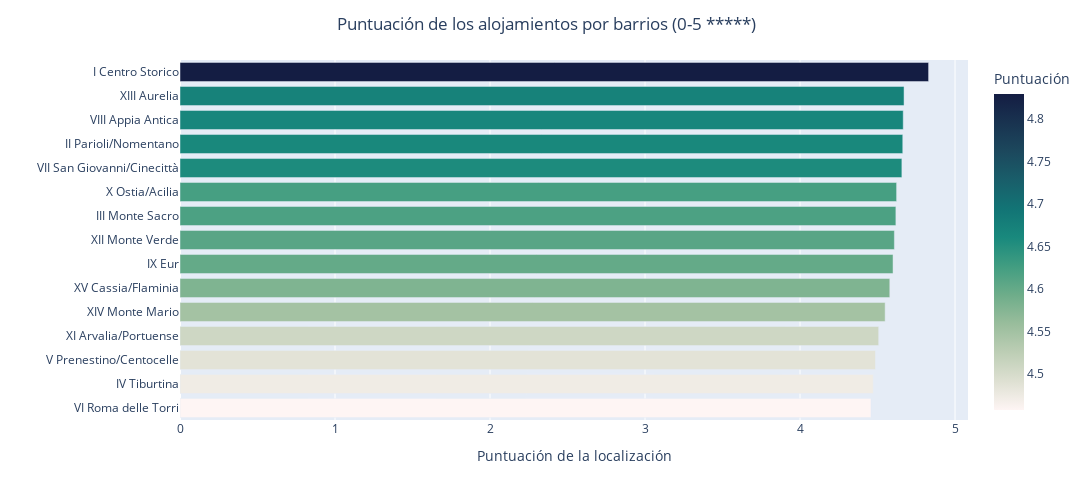

The cell this chart's notebook holds for it:
### Code cell
fig = px.bar(punt_barrio_localiz, x='review_scores_location', y='neighbourhood_cleansed', color='review_scores_location', color_continuous_scale='tempo')
fig.update_layout(height=500, width=1500, title_text="Puntuación de los alojamientos por barrios (0-5 *****)", title_x=0.5,xaxis_title='Puntuación de la localización',yaxis_title = '',coloraxis_colorbar_title='Puntuación')
fig.show()

### Figure 1 — Plotly figure (JSON) as saved in the notebook; plotly's stock layout.template omitted (floating-point values rounded to 4 significant figures)
{"data": [{"alignmentgroup": "True", "hovertemplate": "review_scores_location=%{marker.color}<br>neighbourhood_cleansed=%{y}<extra></extra>", "legendgroup": "", "marker": {"color": [4.458, 4.473, 4.487, 4.507, 4.549, 4.579, 4.6, 4.609, 4.618, 4.623, 4.657, 4.663, 4.666, 4.671, 4.829], "coloraxis": "coloraxis", "pattern": {"shape": ""}}, "name": "", "offsetgroup": "", "orientation": "h", "showlegend": false, "textposition": "auto", "type": "bar", "x": [4.458, 4.473, 4.487, 4.507, 4.549, 4.579, 4.6, 4.609, 4.618, 4.623, 4.657, 4.663, 4.666, 4.671, 4.829], "xaxis": "x", "y": ["VI Roma delle Torri", "IV Tiburtina", "V Prenestino/Centocelle", "XI Arvalia/Portuense", "XIV Monte Mario", "XV Cassia/Flaminia", "IX Eur", "XII Monte Verde", "III Monte Sacro", "X Ostia/Acilia", "VII San Giovanni/Cinecittà", "II Parioli/Nomentano", "VIII Appia Antica", "XIII Aurelia", "I Centro Storico"], "yaxis": "y"}], "layout": {"barmode": "relative", "coloraxis": {"colorbar": {"title": {"text": "Puntuación"}}, "colorscale": [[0, "rgb(254, 245, 244)"], [0.09091, "rgb(222, 224, 210)"], [0.1818, "rgb(189, 206, 181)"], [0.2727, "rgb(153, 189, 156)"], [0.3636, "rgb(110, 173, 138)"], [0.4545, "rgb(65, 157, 129)"], [0.5455, "rgb(25, 137, 125)"], [0.6364, "rgb(18, 116, 117)"], [0.7273, "rgb(25, 94, 106)"], [0.8182, "rgb(28, 72, 93)"], [0.9091, "rgb(25, 51, 80)"], [1, "rgb(20, 29, 67)"]]}, "height": 500, "legend": {"tracegroupgap": 0}, "margin": {"t": 60}, "title": {"text": "Puntuación de los alojamientos por barrios (0-5 *****)", "x": 0.5}, "width": 1500, "xaxis": {"anchor": "y", "domain": [0, 1], "title": {"text": "Puntuación de la localización"}}, "yaxis": {"anchor": "x", "domain": [0, 1], "title": {"text": ""}}}}
